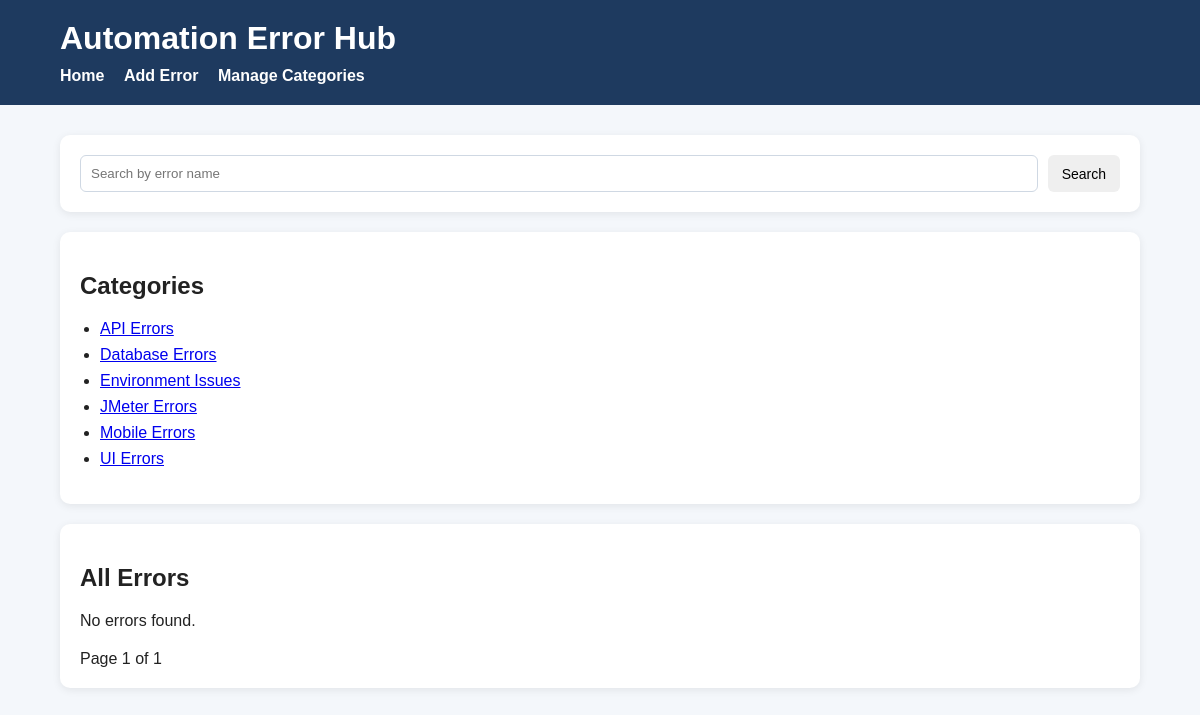
Before: / with the older database file.
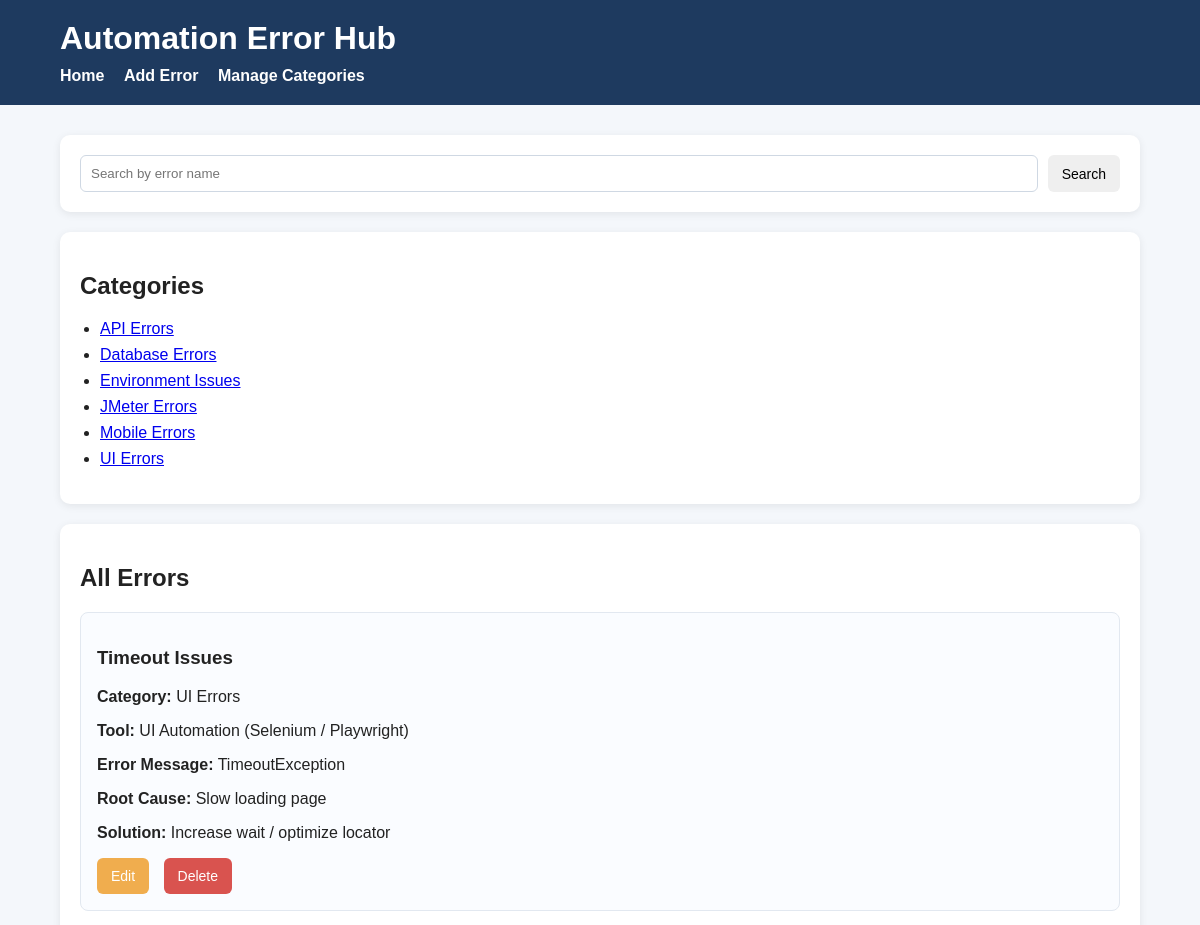
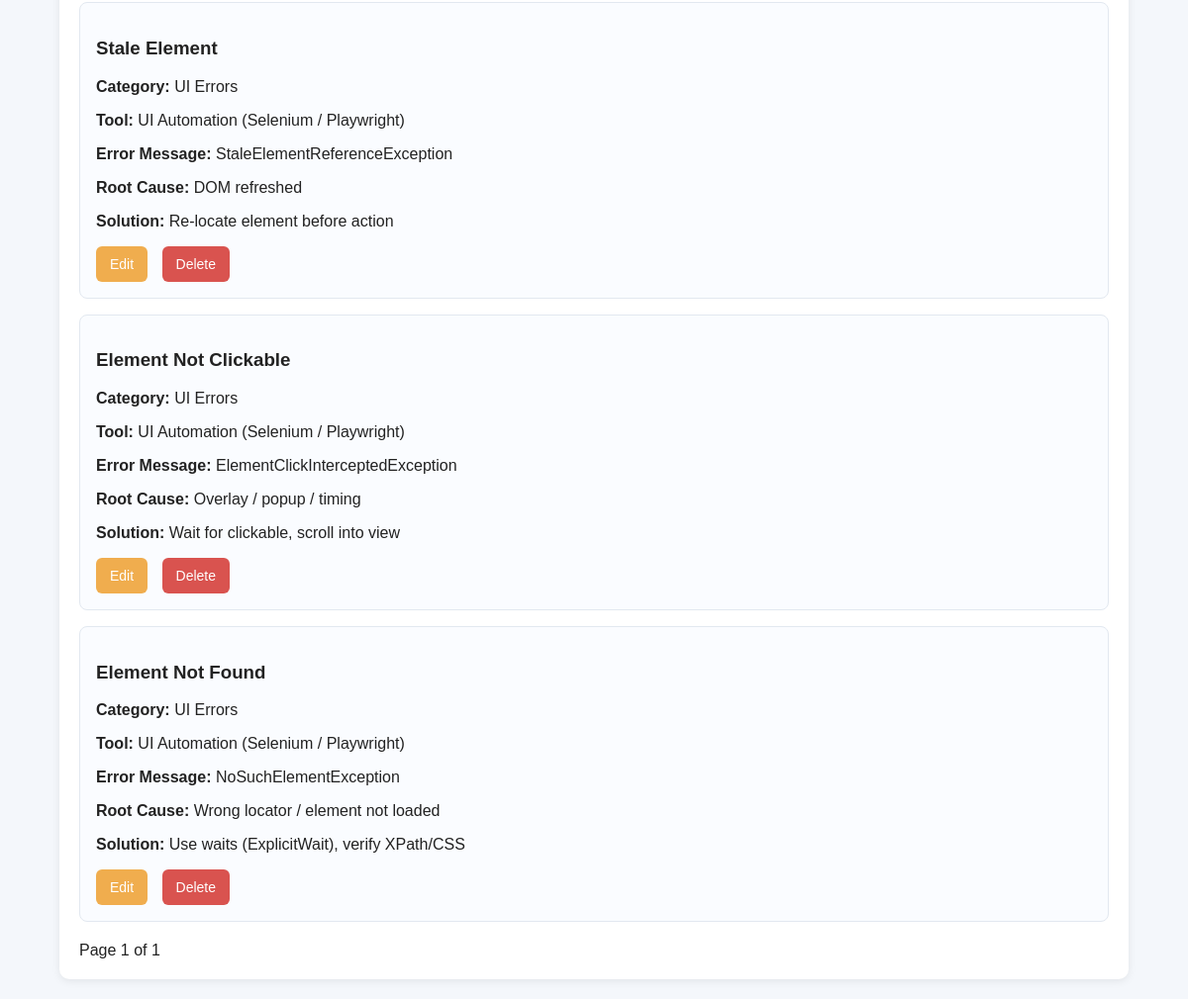
After: the same page with the newer database file (2 pictures, top to bottom).
### tables this page shows
CREATE TABLE categories (
                id INTEGER PRIMARY KEY AUTOINCREMENT,
                name TEXT NOT NULL UNIQUE
            );

CREATE TABLE errors (
                id INTEGER PRIMARY KEY AUTOINCREMENT,
                error_name TEXT NOT NULL,
                category_id INTEGER,
                tool_name TEXT,
                error_message TEXT,
                root_cause TEXT,
                solution TEXT,
                image_path TEXT,
                FOREIGN KEY (category_id) REFERENCES categories(id)
            );

### app.py (the view)
@app.route("/")
def home():
    search = request.args.get("search", "").strip()
    page = request.args.get("page", 1, type=int)
    categories = CategoryModel.get_all_categories()
    if search:
        errors = ErrorModel.search_errors(search, page, PER_PAGE)
        total_errors = ErrorModel.count_search_errors(search)
    else:
        errors = ErrorModel.get_all_errors(page, PER_PAGE)
        total_errors = ErrorModel.count_all_errors()
    total_pages = math.ceil(total_errors / PER_PAGE) if total_errors > 0 else 1
    return render_template(
        "home.html",
        errors=errors,
        search=search,
        categories=categories,
        page=page,
        total_pages=total_pages
    )

### database.py (called while the page is built)
    @staticmethod
    def get_connection():
        conn = sqlite3.connect(DB_NAME)
        conn.row_factory = sqlite3.Row
        return conn

### models/category_model.py (called while the page is built)
    @staticmethod
    def get_all_categories():
        conn = Database.get_connection()
        categories = conn.execute(
            "SELECT * FROM categories ORDER BY name"
        ).fetchall()
        conn.close()
        return categories

### models/error_model.py (called while the page is built)
    @staticmethod
    def get_all_errors(page=1, per_page=5):
        offset = (page - 1) * per_page
        conn = Database.get_connection()
        errors = conn.execute("""
            SELECT errors.*, categories.name AS category_name
            FROM errors
            LEFT JOIN categories ON errors.category_id = categories.id
            ORDER BY errors.id DESC
            LIMIT ? OFFSET ?
        """, (per_page, offset)).fetchall()
        conn.close()
        return errors

    @staticmethod
    def count_all_errors():
        conn = Database.get_connection()
        count = conn.execute(
            "SELECT COUNT(*) AS total FROM errors"
        ).fetchone()["total"]
        conn.close()
        return count

### templates/home.html (shortened to what this page needs)
{% extends "base.html" %}
{% block content %}
<div class="card">
    <form method="GET" action="{{ url_for('home') }}" class="search-form">
        <input type="text" name="search" placeholder="Search by error name" value="{{ search }}">
        <button type="submit">Search</button>
    </form>
</div>
<div class="card">
    <h2>Categories</h2>
    <ul class="category-list">
        {% for category in categories %}
            <li>
                <a href="{{ url_for('view_category', category_id=category.id) }}">{{ category.name }}</a>
            </li>
        {% endfor %}
    </ul>
</div>
<div class="card">
    <h2>All Errors</h2>
    {% if errors %}
        {% for error in errors %}
            <div class="error-card">
                <h3>{{ error.error_name }}</h3>
                <p><strong>Category:</strong> {{ error.category_name }}</p>
                <p><strong>Tool:</strong> {{ error.tool_name or '' }}</p>
                <p><strong>Error Message:</strong> {{ error.error_message or '' }}</p>
                <p><strong>Root Cause:</strong> {{ error.root_cause or '' }}</p>
                <p><strong>Solution:</strong> {{ error.solution or '' }}</p>
                <div class="actions">
                    <a class="btn btn-edit" href="{{ url_for('edit_error', error_id=error.id) }}">Edit</a>
                    <a class="btn btn-delete"
                       href="{{ url_for('delete_error', error_id=error.id) }}"
                       onclick="return confirm('Are you sure you want to delete this error?');">
                       Delete
                    </a>
                </div>
            </div>
        {% endfor %}
    {% else %}
        <p>No errors found.</p>
    {% endif %}
    <div class="pagination">
        <span>Page {{ page }} of {{ total_pages }}</span>
    </div>
</div>
{% endblock %}

### templates/base.html (shortened to what this page needs)
<!DOCTYPE html>
<html lang="en">
<head>
    <link rel="stylesheet" href="{{ url_for('static', filename='style.css') }}">
</head>
<body>
    <header class="topbar">
        <div class="container">
            <h1>Automation Error Hub</h1>
            <nav>
                <a href="{{ url_for('home') }}">Home</a>
                <a href="{{ url_for('add_error') }}">Add Error</a>
                <a href="{{ url_for('manage_categories') }}">Manage Categories</a>
            </nav>
        </div>
    </header>
    <main class="container">
        {% block content %}{% endblock %}
    </main>
</body>
</html>

### static/style.css (style rules this page uses)
body { font-family: Arial, sans-serif; background: #f4f7fb; margin: 0; padding: 0; color: #222; }
.container { width: 90%; max-width: 1100px; margin: 0 auto; }
.topbar { background: #1e3a5f; color: white; padding: 20px 0; margin-bottom: 30px; }
.topbar h1 { margin: 0 0 10px 0; }
.topbar nav a { color: white; text-decoration: none; margin-right: 15px; font-weight: bold; }
.card { background: white; border-radius: 10px; padding: 20px; margin-bottom: 20px; box-shadow: 0 2px 8px rgba(0, 0, 0, 0.08); }
.search-form { display: flex; gap: 10px; flex-wrap: wrap; }
.search-form input { flex: 1; min-width: 220px; }
input[type="text"], select, textarea, input[type="file"] { width: 100%; padding: 10px; border: 1px solid #cfd8e3; border-radius: 6px; box-sizing: border-box; }
button, .btn { display: inline-block; padding: 10px 14px; border: none; border-radius: 6px; text-decoration: none; cursor: pointer; font-size: 14px; }
.btn-edit { background: #f0ad4e; color: white; }
.btn-delete { background: #d9534f; color: white; }
.error-card { border: 1px solid #e2e8f0; border-radius: 8px; padding: 16px; margin-bottom: 16px; background: #fafcff; }
.actions { margin-top: 15px; }
.actions .btn { margin-right: 10px; }
.category-list { padding-left: 20px; }
.category-list li { margin-bottom: 8px; }
.pagination { margin-top: 20px; display: flex; gap: 12px; align-items: center; flex-wrap: wrap; }

Changed rows visible on the page:
added errors: error_name "Timeout Issues", category_name "UI Errors", tool_name "UI Automation (Selenium / Playwright)", error_message "TimeoutException", root_cause "Slow loading page", solution "Increase wait / optimize locator"
added errors: error_name "Stale Element", category_name "UI Errors", tool_name "UI Automation (Selenium / Playwright)", error_message "StaleElementReferenceException", root_cause "DOM refreshed", solution "Re-locate element before action"
added errors: error_name "Element Not Clickable", category_name "UI Errors", tool_name "UI Automation (Selenium / Playwright)", error_message "ElementClickInterceptedException", root_cause "Overlay / popup / timing", solution "Wait for clickable, scroll into view"
added errors: error_name "Element Not Found", category_name "UI Errors", tool_name "UI Automation (Selenium / Playwright)", error_message "NoSuchElementException", root_cause "Wrong locator / element not loaded", solution "Use waits (ExplicitWait), verify XPath/CSS"
Other visible differences:
text no longer shown: "No errors found."
